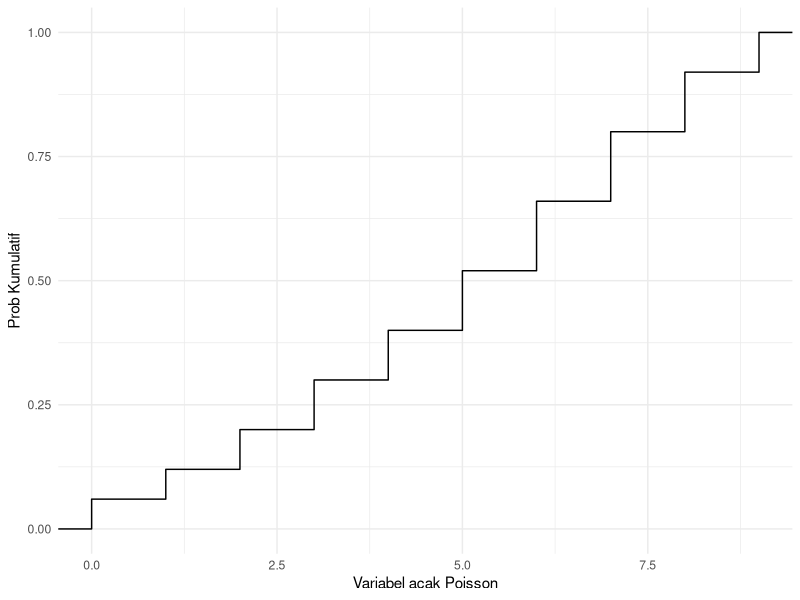
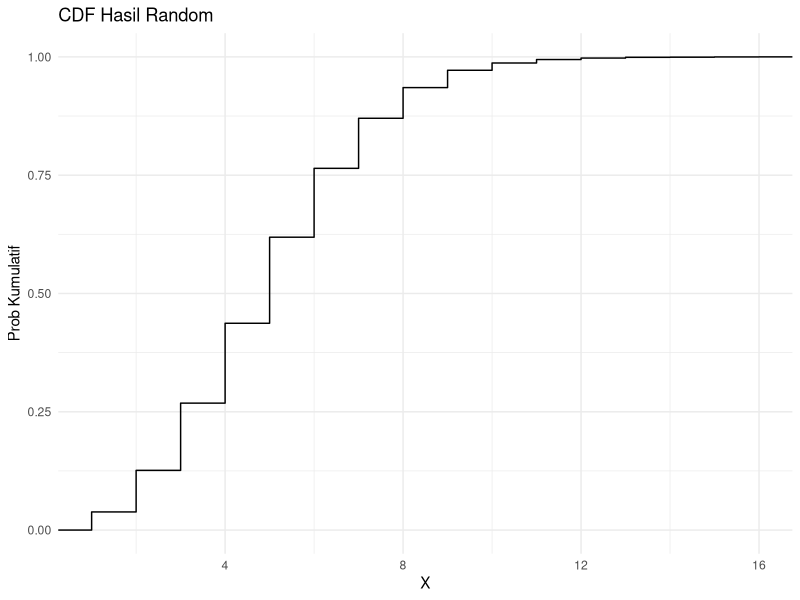
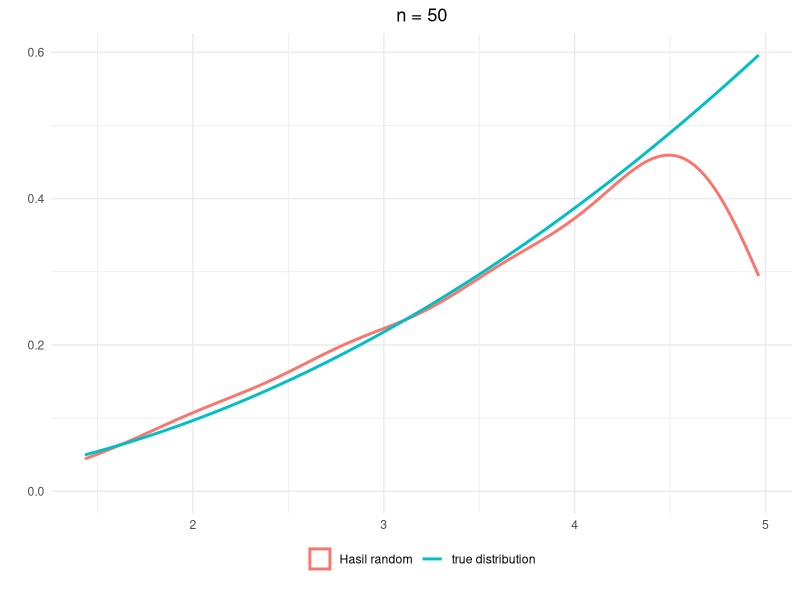
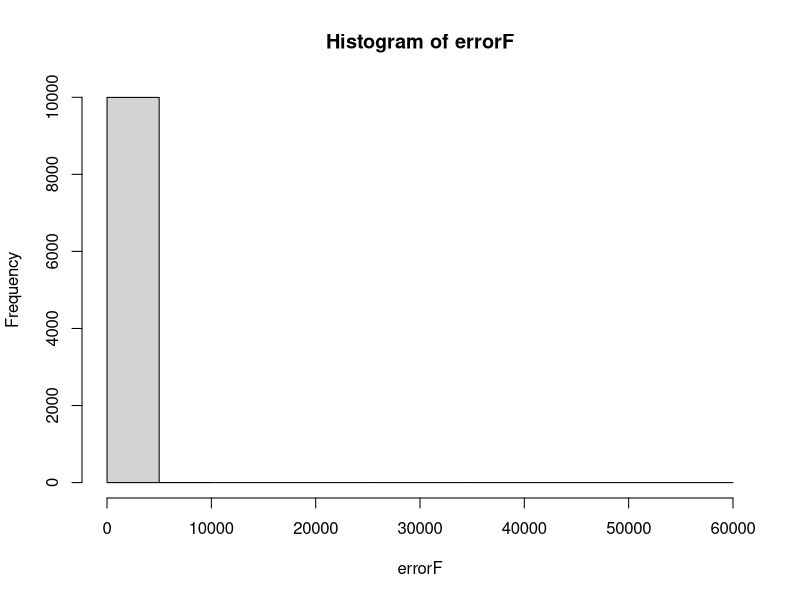

The R script that drew these images, in order:
## ---- chunk 1
library(ggplot2)
## ---- chunk 2
data <- data.frame(i = seq(0, 9),
                   freq = c(3,3,4,5,5,6,7,7,6,4))
colnames(data) <- c("Jumlah pelanggan per jam", "Frekuensi")
knitr::kable(data)
## ---- chunk 3
lambda <- sum(data$`Jumlah pelanggan per jam` * data$Frekuensi) / sum(data$Frekuensi)
lambda
## ---- chunk 4
x <- c()
for(i in 1:nrow(data)){
  x <- c(x, rep(data$`Jumlah pelanggan per jam`[i], data$Frekuensi[i]))
}

ggplot(as.data.frame(x)) +
  stat_ecdf(aes(x)) +
  labs(x = "Variabel acak Poisson", y = "Prob Kumulatif") +
  theme_minimal()
## ---- chunk 5
rand.pois <- function(n, lambda){
   x <- c()
   for(j in 1:n){
     i <- 1
     u <- runif(1)
     while(ppois(i, lambda) < u ){
        i <- i + 1
     }
     x[j] <- i
   }
   x
}
## ---- chunk 6
pois <- rand.pois(10000, lambda = lambda)
head(pois, 100)
## ---- chunk 7
ggplot(as.data.frame(pois)) +
  stat_ecdf(aes(pois)) +
  labs(x = "X", y = "Prob Kumulatif", title = "CDF Hasil Random") +
  theme_minimal()
## ---- chunk 8
fx <- function(x){
  x^2
}
## ---- chunk 9
c <- integrate(fx, 1, 5)
k <- 1/c$value
k
## ---- chunk 10
3/124
## ---- chunk 11
batasBawah <- 1
batasAtas <- 5
fx <- function(x){
      y <- rep(0, length(x))
      for(i in 1:length(x)){
            if((batasBawah < x[i]) & (x[i] < batasAtas)) y[i] <- k*((x[i])^2)
            else y[i] <- 0
      }
      y
}
## ---- chunk 12
rejection <- function(fx, a, b, k){
      while (TRUE) {
            x <- runif(1, a, b)
            y <- runif(1, 0, k)
            if(y < fx(x)) return(x) 
      }
}
## ---- chunk 13
rand.fx <- function(n){
      y <- rep(0, n)
      for(i in 1:n){
            y[i] <- rejection(fx, batasBawah, batasAtas, 1)
      }
      y
}
## ---- chunk 14
y <- rand.fx(50)

ggplot() +
      geom_density(data = data.frame(x = y), 
                   aes(x, color = "Hasil random"), size = 1) +
      stat_function(fun = fx, n = 10000, 
                                size = 1, aes(color = "true distribution")) +
      labs(x = "", y = "", title = "n = 50") +
      theme_minimal() +
      theme(legend.position = "bottom",
            legend.title = element_blank(),
            legend.box.margin = margin(-20, 0, 10, 0),
            plot.title = element_text(hjust = 0.5))
## ---- chunk 15
int_montcar <- function(a, b, gx, n = 1e6){
  set.seed(7)
  x <- runif(n, a, b)
  y <- mean(gx(x))
  (int <- (b-a)*y)
}
## ---- chunk 16
func_a <- function(x){
  sin(sqrt(x^3+1))^2
}
## ---- chunk 17
a <- -1
b <- 2
gx <- func_a

int_montcar(a, b, gx)
## ---- chunk 18
integrate(gx, a, b)
## ---- chunk 19
func_b <- function(x){
  cos(10*x^2)^2 * x *cos(x) + 0.5
}
## ---- chunk 20
a <- 0
b <- 2
gx <- func_b

int_montcar(a, b, gx)
## ---- chunk 21
integrate(gx, a, b)
## ---- chunk 22
simulateRegresi <- function(a, b, errorNonNorm, n = 100, loop = 100){
   normPValue <- NULL
   normR2 <- NULL
   normEstimasi <- NULL
   nonNormPValue <- NULL
   nonNormR2 <- NULL
   nonNormEstimasi <- NULL
   
   errorNorm <- rnorm(10000)
   
   for (i in 1:loop){
      e1 <- sample(errorNorm, size = n)
      e2 <- sample(errorNonNorm, size = n)
      x <- runif(n)
   
      y1 <- a*x + b + e1
      y2 <- a*x + b + e2
      df <- data.frame(x, y1, y2)
   
      model1 <- summary(lm(y1 ~ x, data = df))
      normEstimasi[i] <- model1$coefficients[2]
      normPValue[i] <- model1$coefficients[8]
      normR2[i] <- model1$r.squared
      
      model2 <- summary(lm(y2 ~ x, data = df))   
      nonNormEstimasi[i] <- model2$coefficients[2]
      nonNormPValue[i] <- model2$coefficients[8]
      nonNormR2[i] <- model2$r.squared
   }
   data.frame(p_value_norm = normPValue,
              p_value_non_norm  = nonNormPValue,
              estimasi_norm = normEstimasi,
              estimasi_non_norm = nonNormEstimasi,
              r2_norm = normR2,
              r2_non_norm = nonNormR2)
}
## ---- chunk 23
set.seed(32)
errorF <- rf(10000, 9, 2)
hist(errorF)
## ---- chunk 24
loop <- 100
n <- 100
a <- 7
b <- 72
sim <- simulateRegresi(a, n, errorF, n, loop)
round(sapply(sim, mean), 3)
